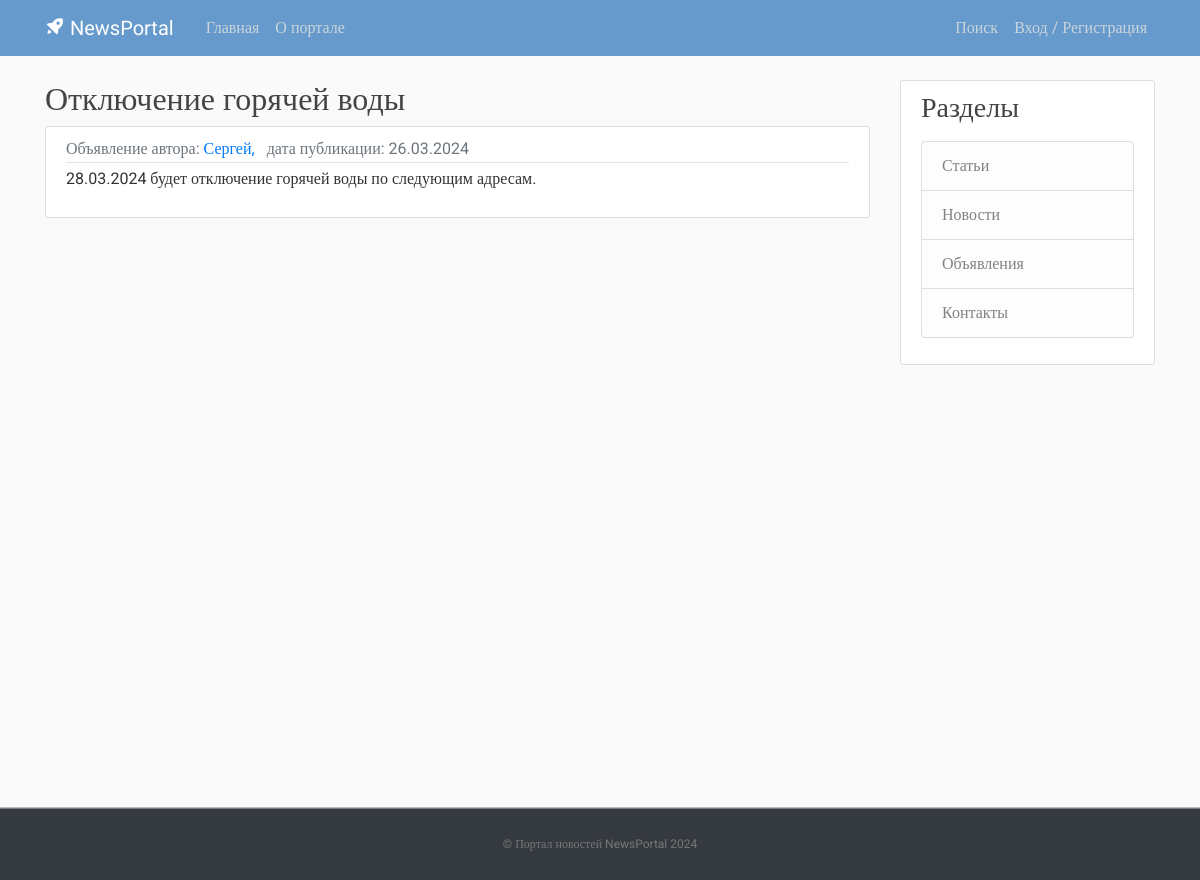
Screenshot of /post/28/ with the database file from the repository.
### post/models.py (models this page shows, shortened)
class Post(models.Model):
    NEWS = 'NW'
    ARTICLE = 'AR'
    NOTIFICATION = 'NT'
    CATEGORY_CHOICES = (
        (NEWS, 'Новость'),
        (ARTICLE, 'Статья'),
        (NOTIFICATION, 'Объявление'),
    )
    categoryType = models.CharField(max_length=2, choices=CATEGORY_CHOICES, default=ARTICLE, verbose_name='Тип публикации')
    dateCreation = models.DateTimeField(default=timezone.now, verbose_name='Дата и время создания публикации')
    title = models.CharField(max_length=128, verbose_name='Заголовок публикации')
    text = models.TextField(verbose_name='Текст публикации')
    rating = models.SmallIntegerField(default=0, verbose_name='Рейтинг публикации')
    author = models.ForeignKey(Author, on_delete=models.CASCADE, verbose_name='Автор публикации')
    category = models.ManyToManyField(Category, verbose_name='Категория публикации')
    class Meta:
        ordering = ['-dateCreation',]
        verbose_name = 'Публикация'
        verbose_name_plural = 'Публикации'
    def __str__(self):
        return self.title

class Author(models.Model):
    authorUser = models.OneToOneField(User, unique=True, on_delete=models.CASCADE)
    ratingAuthor = models.SmallIntegerField(default=0)
    def __str__(self):
        return self.authorUser.username
    class Meta:
        verbose_name = 'Автор'
        verbose_name_plural = 'Авторы'

### post/views.py (the view)
# urls.py: path('post/<int:pk>/', PostDetail.as_view(), name='post_detail'),
class PostDetail(DetailView):
    model = Post
    template_name = "post/post_detail.html"
    context_object_name = "postdetail"

### post/templates/post/post_detail.html (shortened to what this page needs)
{% extends 'flatpages/default.html' %}
{% load censor %}
{% block content %}
<h2>{{ postdetail }}</h2>
    <article class="media content-section">
          <div class="media-body">
            <div class="article-metadata">
                <a class="text-muted"> {{ postdetail.get_categoryType_display }} автора: </a>
                <a class="mr-2" href="#"> {{ postdetail.author }}, </a>
                <a class="text-muted">дата публикации: {{ postdetail.dateCreation|date:"d.m.Y" }}</a>
            </div>
            <p class="article-content">{{ postdetail.text|censor_w }}</p>
          </div>
    </article>
{% endblock content %}

### static/css/main.css (style rules this page uses)
body, html { width:100%; height:100% }
body { margin:0; padding:0; background: #fafafa; color: #333333; margin-top: 5rem; font-family:Roboto; }
h1, h2, h3, h4, h5, h6 { color: #444444; }
.content-section { background: #ffffff; padding: 10px 20px; border: 1px solid #dddddd; border-radius: 3px; margin-bottom: 20px; }
.article-content { white-space: pre-line; }
.article-metadata { padding-bottom: 1px; margin-bottom: 4px; border-bottom: 1px solid #e3e3e3 }

### rows the page displays
Post: title "Отключение горячей воды", categoryType "Объявление", author "Сергей", dateCreation "26.03.2024", text|censor_w "28.03.2024 будет отключение горячей воды по следующим адресам."
